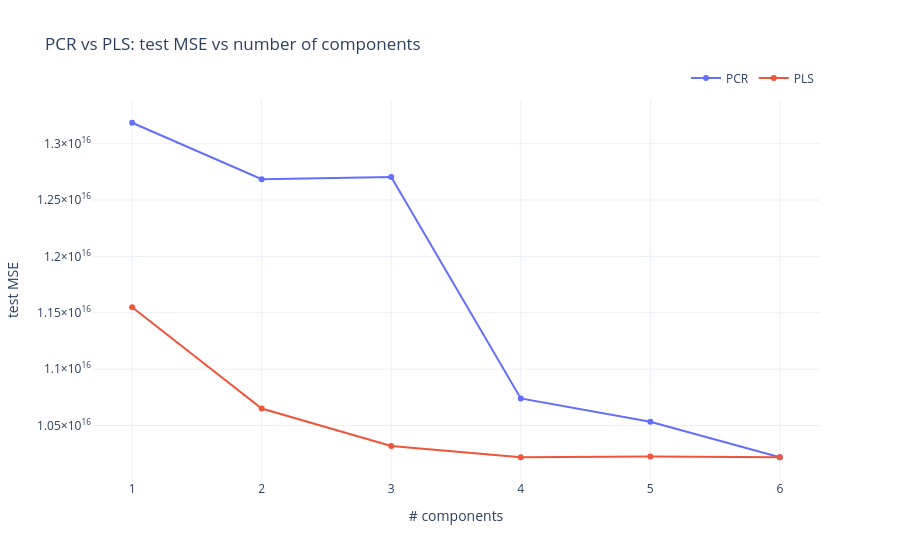

Notebook code for this chart:
### Markdown cell above
## Test MSE vs number of components

Both methods project the $p$ features into $M \ll p$ directions, then run OLS in that reduced space.

- **PCR**: directions are PCA eigenvectors — chosen to maximise variance in $X$, ignoring $y$. A high-variance direction in $X$ may have little bearing on $y$.
- **PLS**: at each step, the direction maximises the covariance between a linear combination of $X$ and $y$, so it is directly oriented toward the response.

In practice PLS often reaches its test-MSE minimum with fewer components than PCR, because every direction it adds is at least partially aligned with $y$. Beyond the optimal $M$, both methods start recovering noise directions and test MSE rises.

### Code cell
fig, summary = helpers.pcr_pls_figure(data["X_train_s"], data["X_test_s"], data["y_train"], data["y_test"])
fig.show()
print(
    f"Best PCR: {summary['best_pcr_n']} components | test MSE: {summary['min_pcr_mse']:.4e}\n"
    f"Best PLS: {summary['best_pls_n']} components | test MSE: {summary['min_pls_mse']:.4e}"
)

### Figure 1 — Plotly figure (JSON) as saved in the notebook; plotly's stock layout.template omitted (floating-point values rounded to 4 significant figures)
{"data": [{"mode": "lines+markers", "name": "PCR", "type": "scatter", "x": [1, 2, 3, 4, 5, 6], "y": [13185541565509524, 12685039605536172, 12704312757765170, 10740733278083828, 10534445330564896, 10219034266382514]}, {"mode": "lines+markers", "name": "PLS", "type": "scatter", "x": [1, 2, 3, 4, 5, 6], "y": [11549954844813926, 10650672726101066, 10319738844221584, 10219952169193280, 10226021498982084, 10219034266382514]}], "layout": {"legend": {"orientation": "h", "x": 1, "xanchor": "right", "y": 1.02, "yanchor": "bottom"}, "title": {"text": "PCR vs PLS: test MSE vs number of components"}, "xaxis": {"title": {"text": "# components"}}, "yaxis": {"title": {"text": "test MSE"}}}}
